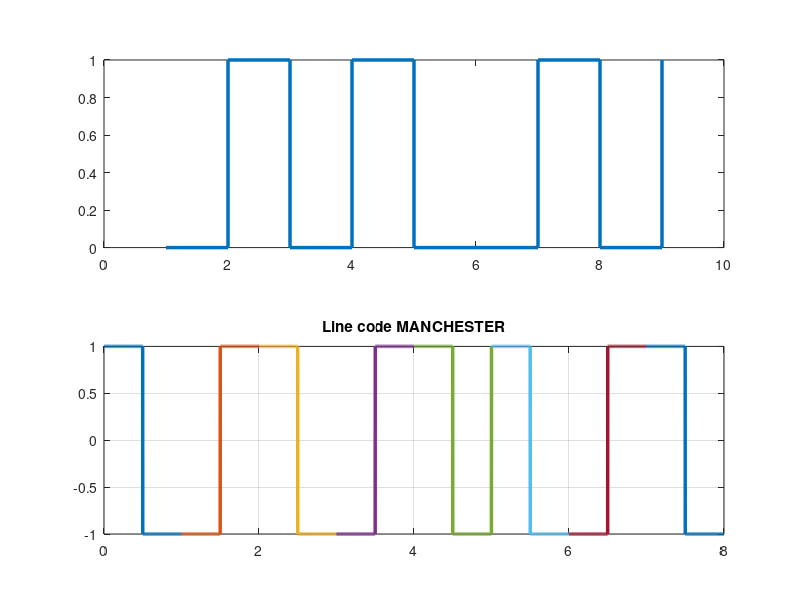

Write the MATLAB code that produced this figure.
clf;
n=1;
h = round(rand(1,8));
h1=~h;
l=length(h1);
h1(l+1)=1;
h(l+1)=1;
while n<=length(h1)-1
    t=n-1:0.001:n;
    subplot(2,1,1);
    p = stairs(h);
    set(p,'LineWidth',2.5);
if h(n) == 0
    if h(n+1)==0  
        y=-(t<n)+2*(t<n-0.5)+1*(t==n);
    else
        y=-(t<n)+2*(t<n-0.5)-1*(t==n);
    end
    subplot(2,1,2);
    d=plot(t,y);grid on;
    title('Line code MANCHESTER');
    set(d,'LineWidth',2.5);
    hold on;
else
    if h(n+1)==0
        y=(t<n)-2*(t<n-0.5)+1*(t==n);
    else
        y=(t<n)-2*(t<n-0.5)-1*(t==n);
    end
    subplot(2,1,2);
    d=plot(t,y);grid on;
    title('Line code MANCHESTER');
    set(d,'LineWidth',2.5);
    hold on;
end
n=n+1;
%pause; 
end
